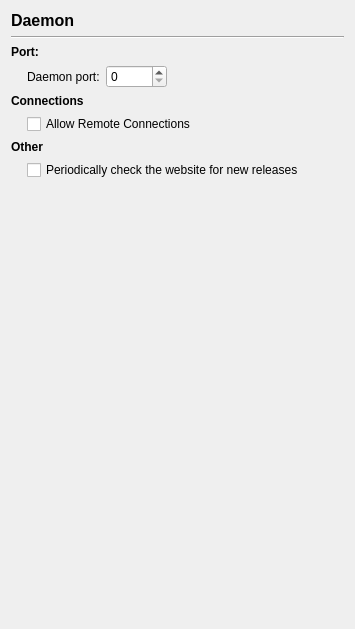
       <widget class="QWidget" name="page_daemon">
        <layout class="QVBoxLayout" name="verticalLayout_6">
         <item>
          <widget class="QLabel" name="labelTitle">
           <property name="font">
            <font>
             <pointsize>12</pointsize>
             <weight>75</weight>
             <italic>false</italic>
             <bold>true</bold>
            </font>
           </property>
           <property name="text">
            <string>Daemon</string>
           </property>
          </widget>
         </item>
         <item>
          <widget class="Line" name="line_5">
           <property name="orientation">
            <enum>Qt::Horizontal</enum>
           </property>
          </widget>
         </item>
         <item>
          <layout class="QGridLayout" name="gridLayout_9" columnstretch="0,0,1">
           <item row="0" column="0" colspan="2">
            <widget class="QLabel" name="label_55">
             <property name="font">
              <font>
               <weight>75</weight>
               <bold>true</bold>
              </font>
             </property>
             <property name="text">
              <string>Port:</string>
             </property>
            </widget>
           </item>
           <item row="0" column="2">
            <spacer name="horizontalSpacer_35">
             <property name="orientation">
              <enum>Qt::Horizontal</enum>
             </property>
             <property name="sizeHint" stdset="0">
              <size>
               <width>40</width>
               <height>10</height>
              </size>
             </property>
            </spacer>
           </item>
           <item row="1" column="0">
            <spacer name="horizontalSpacer_36">
             <property name="orientation">
              <enum>Qt::Horizontal</enum>
             </property>
             <property name="sizeType">
              <enum>QSizePolicy::Fixed</enum>
             </property>
             <property name="sizeHint" stdset="0">
              <size>
               <width>10</width>
               <height>10</height>
              </size>
             </property>
            </spacer>
           </item>
           <item row="1" column="1">
            <layout class="QHBoxLayout" name="horizontalLayout_9">
             <item>
              <widget class="QLabel" name="core__daemon_port_label">
               <property name="text">
                <string>Daemon port:</string>
               </property>
               <property name="buddy">
                <cstring>core__daemon_port</cstring>
               </property>
              </widget>
             </item>
             <item>
              <widget class="QSpinBox" name="core__daemon_port">
               <property name="minimumSize">
                <size>
                 <width>60</width>
                 <height>0</height>
                </size>
               </property>
               <property name="accelerated">
                <bool>true</bool>
               </property>
               <property name="maximum">
                <number>65535</number>
               </property>
              </widget>
             </item>
             <item>
              <spacer name="horizontalSpacer_37">
               <property name="orientation">
                <enum>Qt::Horizontal</enum>
               </property>
               <property name="sizeHint" stdset="0">
                <size>
                 <width>40</width>
                 <height>20</height>
                </size>
               </property>
              </spacer>
             </item>
            </layout>
           </item>
           <item row="2" column="0" colspan="2">
            <widget class="QLabel" name="label_57">
             <property name="font">
              <font>
               <weight>75</weight>
               <bold>true</bold>
              </font>
             </property>
             <property name="text">
              <string>Connections</string>
             </property>
            </widget>
           </item>
           <item row="3" column="1">
            <widget class="QCheckBox" name="core__allow_remote">
             <property name="text">
              <string>Allow Remote Connections</string>
             </property>
            </widget>
           </item>
           <item row="4" column="0" colspan="2">
            <widget class="QLabel" name="label_59">
             <property name="font">
              <font>
               <weight>75</weight>
               <bold>true</bold>
              </font>
             </property>
             <property name="text">
              <string>Other</string>
             </property>
            </widget>
           </item>
           <item row="5" column="1">
            <widget class="QCheckBox" name="core__new_release_check">
             <property name="text">
              <string>Periodically check the website for new releases</string>
             </property>
            </widget>
           </item>
          </layout>
         </item>
         <item>
          <spacer name="verticalSpacer_2">
           <property name="orientation">
            <enum>Qt::Vertical</enum>
           </property>
           <property name="sizeHint" stdset="0">
            <size>
             <width>20</width>
             <height>438</height>
            </size>
           </property>
          </spacer>
         </item>
        </layout>
       </widget>
